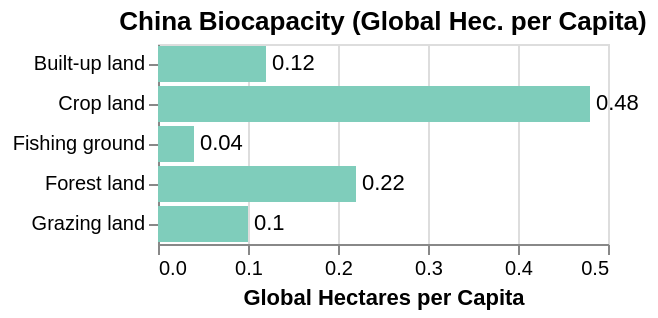

Describe this chart as a Vega-Lite specification.
### Vega specification from a JSON file in a GitHub repository (floating-point values rounded to 4 significant figures)
{"$schema": "https://vega.github.io/schema/vega/v5.json", "description": "Bar chart with text labels. Apply scale padding to make the frame cover the labels.", "background": "white", "padding": 5, "width": 225, "title": {"text": "China Biocapacity (Global Hec. per Capita)", "frame": "group"}, "style": "cell", "data": [{"name": "source_0", "values": [{"Area Type": "Built-up land", "Global Hectares per Capita": 0.12}, {"Area Type": "Crop land", "Global Hectares per Capita": 0.48}, {"Area Type": "Grazing land", "Global Hectares per Capita": 0.1}, {"Area Type": "Fishing ground", "Global Hectares per Capita": 0.04}, {"Area Type": "Forest land", "Global Hectares per Capita": 0.22}]}, {"name": "data_0", "source": "source_0", "transform": [{"type": "filter", "expr": "isValid(datum[\"Global Hectares per Capita\"]) && isFinite(+datum[\"Global Hectares per Capita\"])"}]}], "signals": [{"name": "y_step", "value": 20}, {"name": "height", "update": "bandspace(domain('y').length, 0.1, 0.05) * y_step"}], "marks": [{"name": "layer_0_marks", "type": "rect", "style": ["bar"], "from": {"data": "data_0"}, "encode": {"update": {"fill": {"value": "#7fcdbb"}, "ariaRoleDescription": {"value": "bar"}, "description": {"signal": "\"Area Type: \" + (isValid(datum[\"Area Type\"]) ? datum[\"Area Type\"] : \"\"+datum[\"Area Type\"]) + \"; Global Hectares per Capita: \" + (format(datum[\"Global Hectares per Capita\"], \"\"))"}, "x": {"scale": "x", "field": "Global Hectares per Capita"}, "x2": {"scale": "x", "value": 0}, "y": {"scale": "y", "field": "Area Type"}, "height": {"scale": "y", "band": 1}}}}, {"name": "layer_1_marks", "type": "text", "style": ["text"], "from": {"data": "data_0"}, "encode": {"update": {"align": {"value": "left"}, "baseline": {"value": "middle"}, "dx": {"value": 3}, "fill": {"value": "black"}, "description": {"signal": "\"Area Type: \" + (isValid(datum[\"Area Type\"]) ? datum[\"Area Type\"] : \"\"+datum[\"Area Type\"]) + \"; Global Hectares per Capita: \" + (format(datum[\"Global Hectares per Capita\"], \"\"))"}, "x": {"scale": "x", "field": "Global Hectares per Capita"}, "y": {"scale": "y", "field": "Area Type", "band": 0.5}, "text": {"signal": "format(datum[\"Global Hectares per Capita\"], \"\")"}}}}], "scales": [{"name": "x", "type": "linear", "domain": {"data": "data_0", "field": "Global Hectares per Capita"}, "range": [0, {"signal": "width"}], "nice": true, "zero": true}, {"name": "y", "type": "band", "domain": {"data": "data_0", "field": "Area Type", "sort": true}, "range": {"step": {"signal": "y_step"}}, "paddingInner": 0.1, "paddingOuter": 0.05}], "axes": [{"scale": "x", "orient": "bottom", "gridScale": "y", "grid": true, "tickCount": {"signal": "ceil(width/40)"}, "domain": false, "labels": false, "aria": false, "maxExtent": 0, "minExtent": 0, "ticks": false, "zindex": 0}, {"scale": "x", "orient": "bottom", "grid": false, "title": "Global Hectares per Capita", "labelFlush": true, "labelOverlap": true, "tickCount": {"signal": "ceil(width/40)"}, "zindex": 0}, {"scale": "y", "orient": "left", "grid": false, "zindex": 0}], "config": {}}
